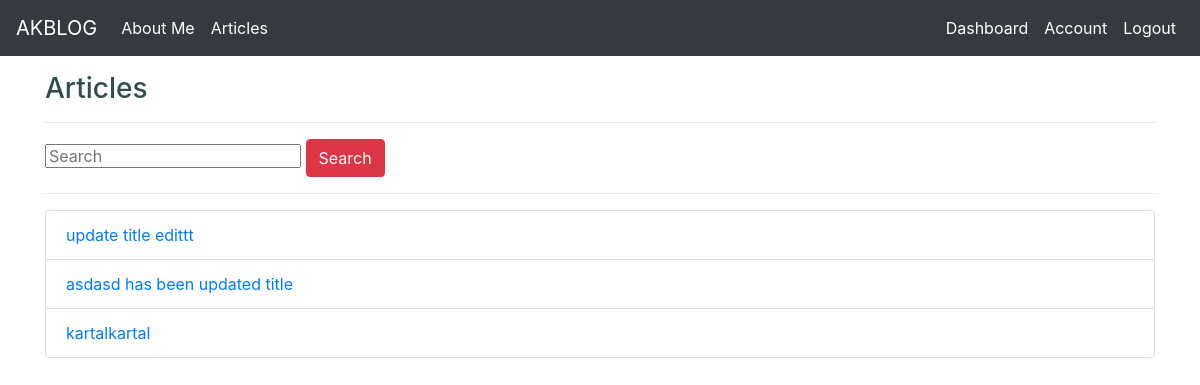
Page /articles (signed in) on the earlier database version.
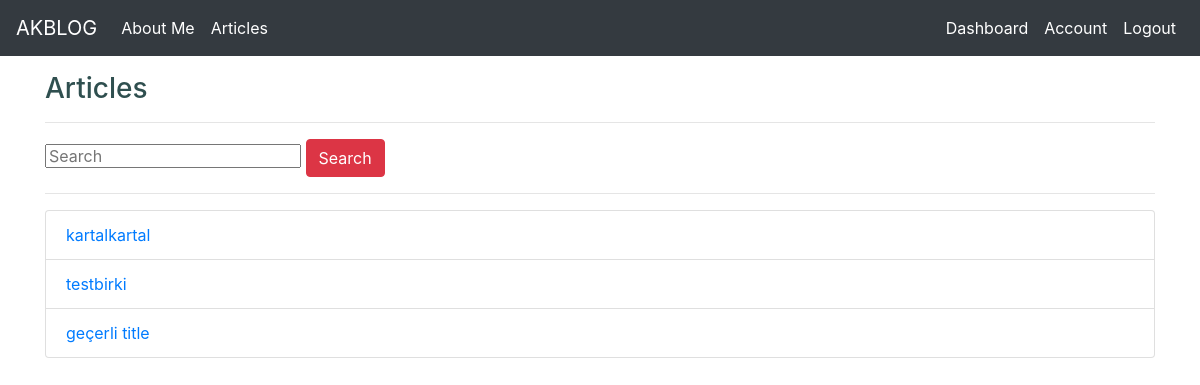
Same page on the later database version.
### blog/models.py (models this page shows, shortened)
class Article(db.Model):
    id = db.Column(db.Integer,primary_key = True)
    title = db.Column(db.String(100),nullable = False)
    date_posted = db.Column(db.DateTime, nullable=False, default=datetime.utcnow)
    content = db.Column(db.Text,nullable = False)
    user_id = db.Column(db.Integer,db.ForeignKey("user.id"),nullable = False)

### blog/routes.py (the view)
@app.route("/articles")
@login_required
def articles():
    articles = Article.query.all()
    return render_template("articles.html",articles = articles)

### blog/models.py (called while the page is built)
@login_manager.user_loader
def load_user(user_id):
    return User.query.get(int(user_id))

### blog/templates/articles.html
{% extends "layout.html" %}
{% block body %}
<h3>Articles </h3>
<hr>
{% if articles %}
<form action="/search" method="POST">
  <input type="text" name="keyword" class="input-sm" maxlength="64" placeholder="Search">
  <button type="submit" class="btn btn-danger">Search</button>
</form>
<hr>
<ul class="list-group">
    {% for article in articles %}
    <li class="list-group-item"><a href="article/{{article.id}}">{{article.title}}</a></li>
    {% endfor %}
  </ul>
{% else %}
<div class="alert alert-danger">There are no articles here yet.</div>
{% endif %}
{% endblock body %}

Differences in the rows shown:
removed Article: title "update title edittt"
removed Article: title "asdasd has been updated title"
added Article: title "testbirki"
added Article: title "geçerli title"
